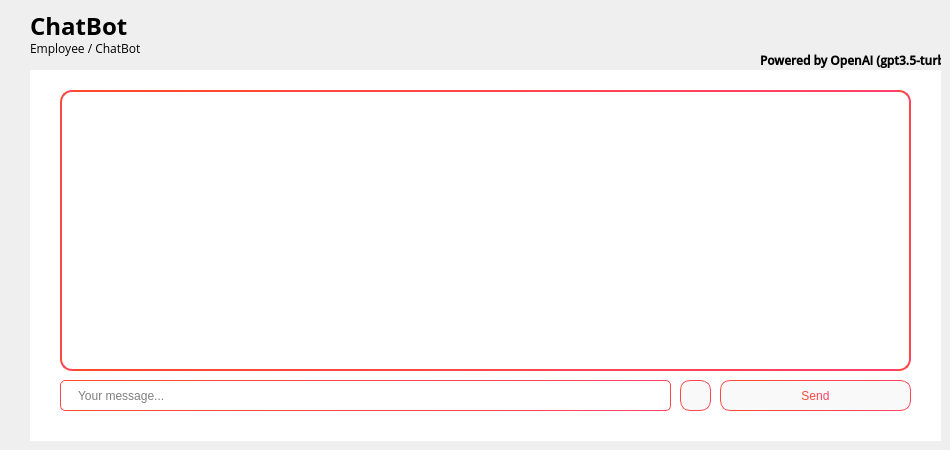
    <widget class="QWidget" name="page">
     <widget class="QLabel" name="label_17">
      <property name="geometry">
       <rect>
        <x>30</x>
        <y>40</y>
        <width>201</width>
        <height>16</height>
       </rect>
      </property>
      <property name="font">
       <font>
        <family>Open Sans</family>
       </font>
      </property>
      <property name="text">
       <string>Employee / ChatBot</string>
      </property>
     </widget>
     <widget class="QLabel" name="label_19">
      <property name="geometry">
       <rect>
        <x>30</x>
        <y>10</y>
        <width>101</width>
        <height>31</height>
       </rect>
      </property>
      <property name="font">
       <font>
        <family>Open Sans</family>
        <pointsize>18</pointsize>
        <weight>75</weight>
        <bold>true</bold>
       </font>
      </property>
      <property name="text">
       <string>ChatBot</string>
      </property>
     </widget>
     <widget class="QWidget" name="widget_5" native="true">
      <property name="geometry">
       <rect>
        <x>30</x>
        <y>70</y>
        <width>911</width>
        <height>371</height>
       </rect>
      </property>
      <property name="styleSheet">
       <string notr="true">QWidget{
	background-color: white;
}

QLineEdit {
    border: 1px solid qlineargradient(x1:0, y1:0, x2:1, y2:0, stop:0 #FF4B2B, stop:1 #FF416C);
    border-radius: 5px;
    padding: 5px 15px;
    background-color: white;
    color: black;
    font-size: 12px;
}

QLineEdit:focus {
    border: 1px solid qlineargradient(x1:0, y1:0, x2:1, y2:0, stop:0 #32CD32, stop:1 #00FFFF);
}

QLineEdit:disabled {
    background-color: #F0F0F0;
    color: #A0A0A0;
}

QLineEdit:read-only {
    background-color: #F0F0F0;
    color: #A0A0A0;
}

QLineEdit::hover {
    border: 1px solid qlineargradient(x1:0, y1:0, x2:1, y2:0, stop:0 #BEBEBE, stop:1 #A4A4A4);
}

QLineEdit::selected {
    background-color: qlineargradient(x1:0, y1:0, x2:1, y2:0, stop:0 #FF4B2B, stop:1 #FF416C);
    color: white;
}
QCheckBox {
    spacing: 10px;
	
	font: 12pt &quot;Open Sans Light&quot;;
}

QCheckBox::indicator {
    width: 35px;
    height: 35px;
}

QCheckBox::indicator:unchecked {
    image: url(:assets/icons/unchecked.png);
}

QCheckBox::indicator:checked {
    image: url(:assets/icons/checked.png);
}

QDateEdit {
    border: none;
    background-color: rgb(255, 255, 255);
    color: black;
    font-size: 16px;
    font-weight: normal;
    padding: 5px;
    border-radius: 5px;
}

QDateEdit::drop-down {
    background-color: transparent;
    image: url(:/assets/icons/cil-arrow-bottom_black.png);
    width: 20px;
    height: 20px;
}

QDateEdit::down-arrow {
    image: url(:/assets/icons/cil-arrow-bottom_black.png);
}

QDateEdit::up-arrow {
    image: url(:/assets/icons/cil-arrow-top_black.png);
}

QDateEdit::down-button {
    image: url(:/assets/icons/cil-arrow-bottom_black.png);
}

QDateEdit::up-button {
    image: url(:/assets/icons/cil-arrow-top_black.png);
}

QDateEdit::calendarWidget {
    border: none;
    background-color: rgb(255, 255, 255);
    color: black;
    font-size: 16px;
    font-weight: normal;
    padding: 5px;
    border-radius: 5px;
}

QDateEdit::section {
    background-color: transparent;
    border: none;
}
QPushButton {
    border: 1px solid qlineargradient(x1:0, y1:0, x2:1, y2:0, stop:0 #FF4B2B, stop:1 #FF416C);
    border-radius: 10px;
    padding: 5px 15px;
    background: #f9f9f9;
    color: qlineargradient(x1:0, y1:0, x2:1, y2:0, stop:0 #FF4B2B, stop:1 #FF416C);
    font-size: 12px;
}

QPushButton:hover {
    background-color: qlineargradient(x1:0, y1:0, x2:1, y2:0, stop:0 #FF416C, stop:1 #FF4B2B);
	color: white;
}

QPushButton:pressed {
    background-color: qlineargradient(x1:0, y1:0, x2:1, y2:0, stop:0 #FF4B2B, stop:1 #FF416C);
    border: 2px solid #FF416C;
    padding: 4px 14px 6px 16px;
}

QPushButton:disabled {
    border: 1px solid qlineargradient(x1:0, y1:0, x2:1, y2:0, stop:0 #FF4B2B, stop:1 #FF416C);
    border-radius: 10px;
    padding: 5px 15px;
    background: lightgray;
    color: qlineargradient(x1:0, y1:0, x2:1, y2:0, stop:0 #FF4B2B, stop:1 #FF416C);
    font-size: 12px;
}

QPushButton:checked {
    border: 1px solid qlineargradient(x1:0, y1:0, x2:1, y2:0, stop:0 #FF4B2B, stop:1 #FF416C);
    border-radius: 10px;
    padding: 5px 15px;
    background: red;
    color: qlineargradient(x1:0, y1:0, x2:1, y2:0, stop:0 #FF4B2B, stop:1 #FF416C);
    font-size: 12px;
}

</string>
      </property>
      <widget class="QTextEdit" name="textEdit">
       <property name="enabled">
        <bool>true</bool>
       </property>
       <property name="geometry">
        <rect>
         <x>30</x>
         <y>20</y>
         <width>851</width>
         <height>281</height>
        </rect>
       </property>
       <property name="styleSheet">
        <string notr="true">QTextEdit {
    border: 2px solid qlineargradient(x1:0, y1:0, x2:1, y2:0, stop:0 #FF4B2B, stop:1 #FF416C);
	border-radius: 12px;
}


</string>
       </property>
       <property name="readOnly">
        <bool>true</bool>
       </property>
      </widget>
      <widget class="QLineEdit" name="lineEdit_7">
       <property name="geometry">
        <rect>
         <x>30</x>
         <y>310</y>
         <width>611</width>
         <height>31</height>
        </rect>
       </property>
       <property name="placeholderText">
        <string>Your message...</string>
       </property>
      </widget>
      <widget class="QPushButton" name="sendChatBtn">
       <property name="geometry">
        <rect>
         <x>690</x>
         <y>310</y>
         <width>191</width>
         <height>31</height>
        </rect>
       </property>
       <property name="cursor">
        <cursorShape>PointingHandCursor</cursorShape>
       </property>
       <property name="text">
        <string>Send</string>
       </property>
      </widget>
      <widget class="QLabel" name="label_35">
       <property name="geometry">
        <rect>
         <x>30</x>
         <y>20</y>
         <width>851</width>
         <height>281</height>
        </rect>
       </property>
       <property name="autoFillBackground">
        <bool>false</bool>
       </property>
       <property name="styleSheet">
        <string notr="true">background-color:transparent;</string>
       </property>
       <property name="text">
        <string/>
       </property>
       <property name="scaledContents">
        <bool>true</bool>
       </property>
      </widget>
      <widget class="QPushButton" name="pushButton_10">
       <property name="geometry">
        <rect>
         <x>650</x>
         <y>310</y>
         <width>31</width>
         <height>31</height>
        </rect>
       </property>
       <property name="cursor">
        <cursorShape>PointingHandCursor</cursorShape>
       </property>
       <property name="text">
        <string/>
       </property>
       <property name="icon">
        <iconset resource="assets.qrc">
         <normaloff>:/assets/icons/cil-microphone_black.png</normaloff>:/assets/icons/cil-microphone_black.png</iconset>
       </property>
       <property name="checkable">
        <bool>true</bool>
       </property>
       <property name="checked">
        <bool>false</bool>
       </property>
      </widget>
     </widget>
     <widget class="QLabel" name="label_20">
      <property name="geometry">
       <rect>
        <x>760</x>
        <y>50</y>
        <width>181</width>
        <height>20</height>
       </rect>
      </property>
      <property name="font">
       <font>
        <family>Open Sans SemiBold</family>
        <weight>75</weight>
        <bold>true</bold>
       </font>
      </property>
      <property name="text">
       <string>Powered by OpenAI (gpt3.5-turbo)</string>
      </property>
     </widget>
    </widget>
